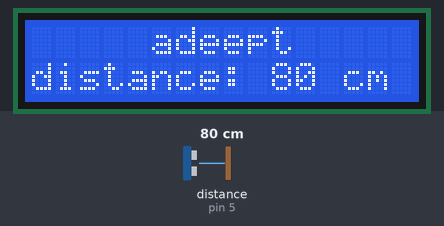
Recording of a sketch running on a simulated Arduino Uno, built with avr-gcc and run on an emulated ATmega328P. Shown: 16×2 character LCD. Wiring (inferred from the names in the program): ultrasonic range finder: trigger pin 7; echo pin 5. Inputs (shaded band) come from the test bench; at power-on: distance to the obstacle (sensor on pin 5) 80 cm. The echo pulse lasts 58.3 µs per cm.

Above: at 2.2 s.
2.3 s: distance to the obstacle (sensor on pin 5) set to 2 cm
At 3.5 s:
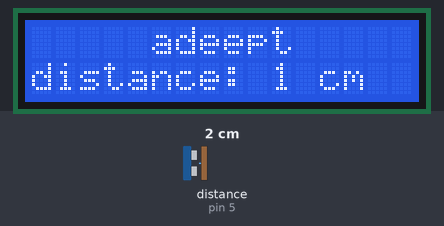
4.1 s: distance to the obstacle (sensor on pin 5) set to 35 cm
At 5.4 s:
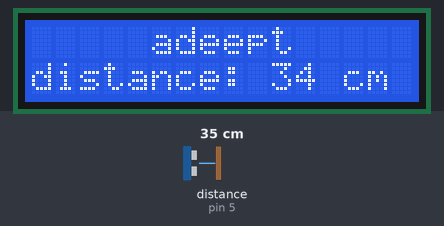
6.1 s: distance to the obstacle (sensor on pin 5) set to 4 cm
At 6.7 s:
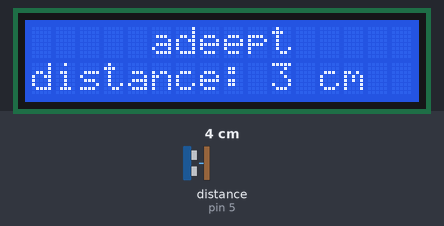
Timing chart, 0 to 9.1 s (numbered marks = the images above; inputs shaded):
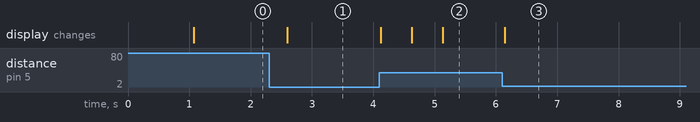

Measured:
- after the input at 2.3 s, the display: changes after 0.30 s (image 1)
- after the input at 4.1 s, the display: changes at once (image 2)
- after the input at 6.1 s, the display: changes after 0.05 s (image 3)

The sketch:

_16_ultrasonicDistanceSensor.ino
```cpp
/***********************************************************
File name: 16_ultrasonicDistanceSensor.ino
Description: When you move the ultrasonic distance sensor,
             you will find LCD1602 display distance.
Website: www.adeept.com
E-mail: support@adeept.com
Author: Tom
Date: 2015/05/02
***********************************************************/

#include <LiquidCrystal.h>
const int pingPin = 5;  // pin connected to Echo Pin in the ultrasonic distance sensor
const int trigPin  = 7; // pin connected to trig Pin in the ultrasonic distance sensor

LiquidCrystal lcd(4, 6, 10, 11, 12, 13);
void setup()
{
   pinMode(pingPin, INPUT); //Set the connection pin output mode Echo pin
   pinMode(trigPin, OUTPUT);//Set the connection pin output mode trog pin
   lcd.begin(16, 2);        //set up the LCD's number of columns and rows:
   lcd.clear();             //Clears the LCD screen and positions the cursor in the upper-left corner
   delay(1000);             //delay 1000ms
}

void loop()
{
   int cm = ping(pingPin) ;
   lcd.setCursor(0, 0);           // set the cursor to column 0, line 0
    lcd.print("     adeept     ");// Print a message of "Temp: "to the LCD.

    lcd.setCursor(0, 1);          // set the cursor to column 0, line 0
    lcd.print("distance: ");      // Print a message of "Temp: "to the LCD.
    lcd.print(cm);                // Print a centigrade temperature to the LCD.
    lcd.print(" cm    ");         // Print the unit of the centigrade temperature to the LCD.
   delay(500);
}

int ping(int pingPin)
{
   // establish variables for duration of the ping,
   // and the distance result in inches and centimeters:
   long duration, cm;
   // The PING))) is triggered by a HIGH pulse of 2 or more microseconds.
   // Give a short LOW pulse beforehand to ensure a clean HIGH pulse:
   pinMode(trigPin, OUTPUT);
   digitalWrite(trigPin, LOW);
   delayMicroseconds(2);
   digitalWrite(trigPin, HIGH);
   delayMicroseconds(5);
   digitalWrite(trigPin, LOW);

   pinMode(pingPin, INPUT);
   duration = pulseIn(pingPin, HIGH);

   // convert the time into a distance
   cm = microsecondsToCentimeters(duration);
   return cm ;
}

long microsecondsToCentimeters(long microseconds)
{
   // The speed of sound is 340 m/s or 29 microseconds per centimeter.
   // The ping travels out and back, so to find the distance of the
   // object we take half of the distance travelled.
   return microseconds / 29 / 2;
}
```
